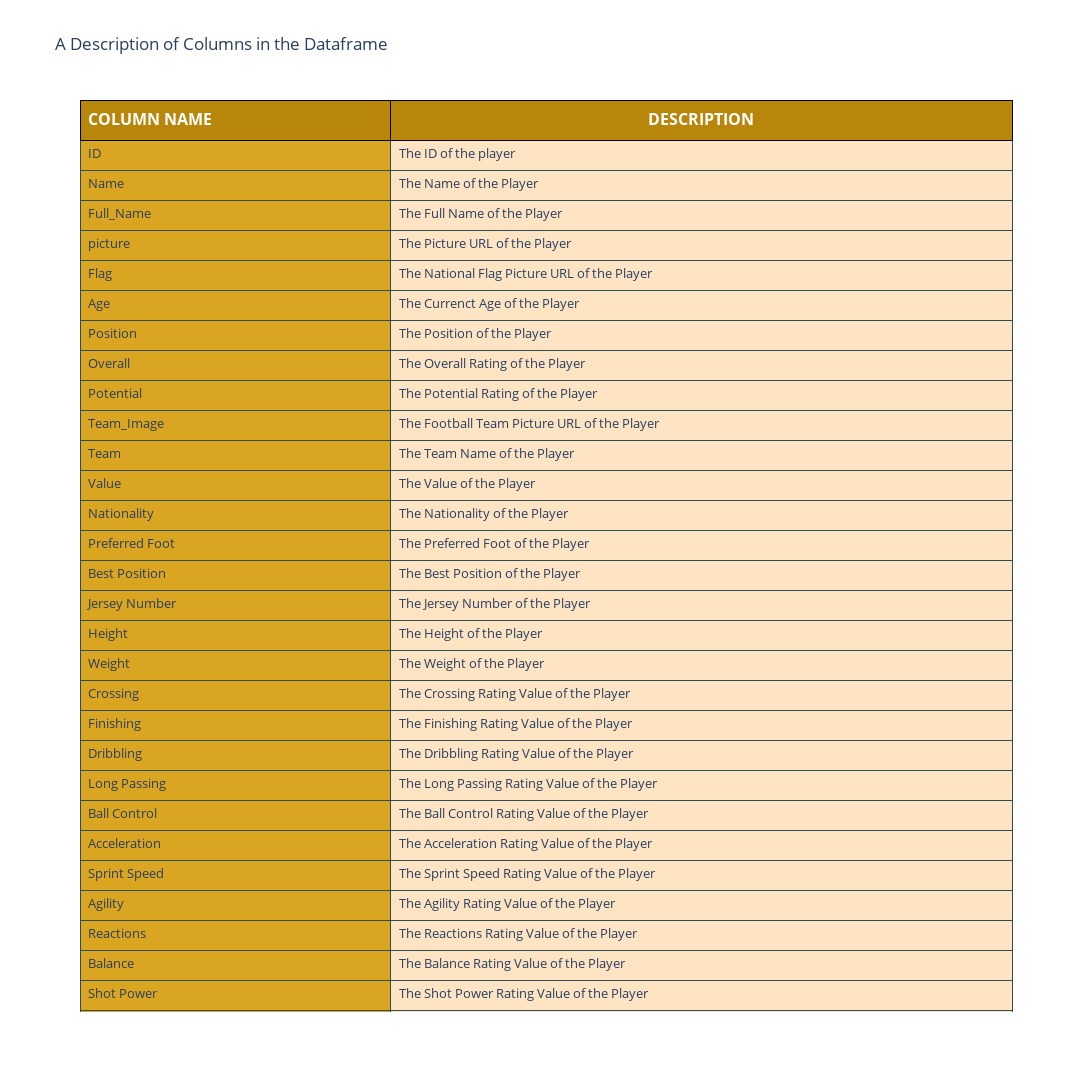

Here is the notebook cell this chart was saved with:
### Markdown cell above
<a id='part2'></a>
## 2. Description of  Columns in Both Dataframe

### Code cell
values = [
  fifa22_df.columns,  #1st col
  ["The ID of the player", 
   "The Name of the Player",  
   "The Full Name of the Player",
   "The Picture URL of the Player",
   "The National Flag Picture URL of the Player",
   "The Currenct Age of the Player",
   "The Position of the Player",
   "The Overall Rating of the Player",
   "The Potential Rating of the Player",
   "The Football Team Picture URL of the Player",
   "The Team Name of the Player",
   "The Value of the Player",
   "The Nationality of the Player",
   "The Preferred Foot of the Player",
   "The Best Position of the Player",
   "The Jersey Number of the Player",
   "The Height of the Player",
   "The Weight of the Player",
   "The Crossing Rating Value of the Player",
   "The Finishing Rating Value of the Player",
   "The Dribbling Rating Value of the Player",
   "The Long Passing Rating Value of the Player",
   "The Ball Control Rating Value of the Player",
   "The Acceleration Rating Value of the Player",
   "The Sprint Speed Rating Value of the Player",
   "The Agility Rating Value of the Player",
   "The Reactions Rating Value of the Player",
   "The Balance Rating Value of the Player",
   "The Shot Power Rating Value of the Player",
   "The Jumping Rating Value of the Player",
   "The Stamina Rating Value of the Player",
   "The Strength Rating Value of the Player",
   "The Aggression Rating Value of the Player",
   "The Positioning Rating Value of the Player",
   "The Defensive Awareness Rating Value of the Player",
   "The Best Overall Rating Rating Value of the Player",
  ] #2nd col
] 

layout = go.Layout(title="A Description of Columns in the Dataframe", 
                   height=1300,
                   width = 1500,
                   legend=dict(x=1.1, y=1.3)
                  )

fig = go.Figure(data=[go.Table(
  columnwidth = [200,400],
  header = dict(
    values = [['<b>COLUMN NAME</b>'],
              ['<b>DESCRIPTION</b>']
             ],
    line_color='black',
    fill_color='darkgoldenrod',
    align=['left','center'],
    font=dict(color='white', size=16),
    height=40
  ),
  cells=dict(
    values=values,
    line_color='darkslategray',
    fill=dict(color=['goldenrod', 'bisque']),
    align=['left', 'left'],
    font_size=13,
    height=30)
    )
], layout = layout)
pio.write_image(fig, "images/image1.png")
fig.show()

### Figure 1 — Plotly figure (JSON) as saved in the notebook; plotly's stock layout.template omitted (floating-point values rounded to 4 significant figures)
{"data": [{"cells": {"align": ["left", "left"], "fill": {"color": ["goldenrod", "bisque"]}, "font": {"size": 13}, "height": 30, "line": {"color": "darkslategray"}, "values": [["ID", "Name", "Full_Name", "picture", "Flag", "Age", "Position", "Overall", "Potential", "Team_Image", "Team", "Value", "Nationality", "Preferred Foot", "Best Position", "Jersey Number", "Height", "Weight", "Crossing", "Finishing", "Dribbling", "Long Passing", "Ball Control", "Acceleration", "Sprint Speed", "Agility", "Reactions", "Balance", "Shot Power", "Jumping", "Stamina", "Strength", "Aggression", "Positioning", "Defensive Awareness", "Best Overall Rating"], ["The ID of the player", "The Name of the Player", "The Full Name of the Player", "The Picture URL of the Player", "The National Flag Picture URL of the Player", "The Currenct Age of the Player", "The Position of the Player", "The Overall Rating of the Player", "The Potential Rating of the Player", "The Football Team Picture URL of the Player", "The Team Name of the Player", "The Value of the Player", "The Nationality of the Player", "The Preferred Foot of the Player", "The Best Position of the Player", "The Jersey Number of the Player", "The Height of the Player", "The Weight of the Player", "The Crossing Rating Value of the Player", "The Finishing Rating Value of the Player", "The Dribbling Rating Value of the Player", "The Long Passing Rating Value of the Player", "The Ball Control Rating Value of the Player", "The Acceleration Rating Value of the Player", "The Sprint Speed Rating Value of the Player", "The Agility Rating Value of the Player", "The Reactions Rating Value of the Player", "The Balance Rating Value of the Player", "The Shot Power Rating Value of the Player", "The Jumping Rating Value of the Player", "The Stamina Rating Value of the Player", "The Strength Rating Value of the Player", "The Aggression Rating Value of the Player", "The Positioning Rating Value of the Player", "The Defensive Awareness Rating Value of the Player", "The Best Overall Rating Rating Value of the Player"]]}, "columnwidth": [200, 400], "header": {"align": ["left", "center"], "fill": {"color": "darkgoldenrod"}, "font": {"color": "white", "size": 16}, "height": 40, "line": {"color": "black"}, "values": [["<b>COLUMN NAME</b>"], ["<b>DESCRIPTION</b>"]]}, "type": "table"}], "layout": {"height": 1300, "legend": {"x": 1.1, "y": 1.3}, "title": {"text": "A Description of Columns in the Dataframe"}, "width": 1500}}
